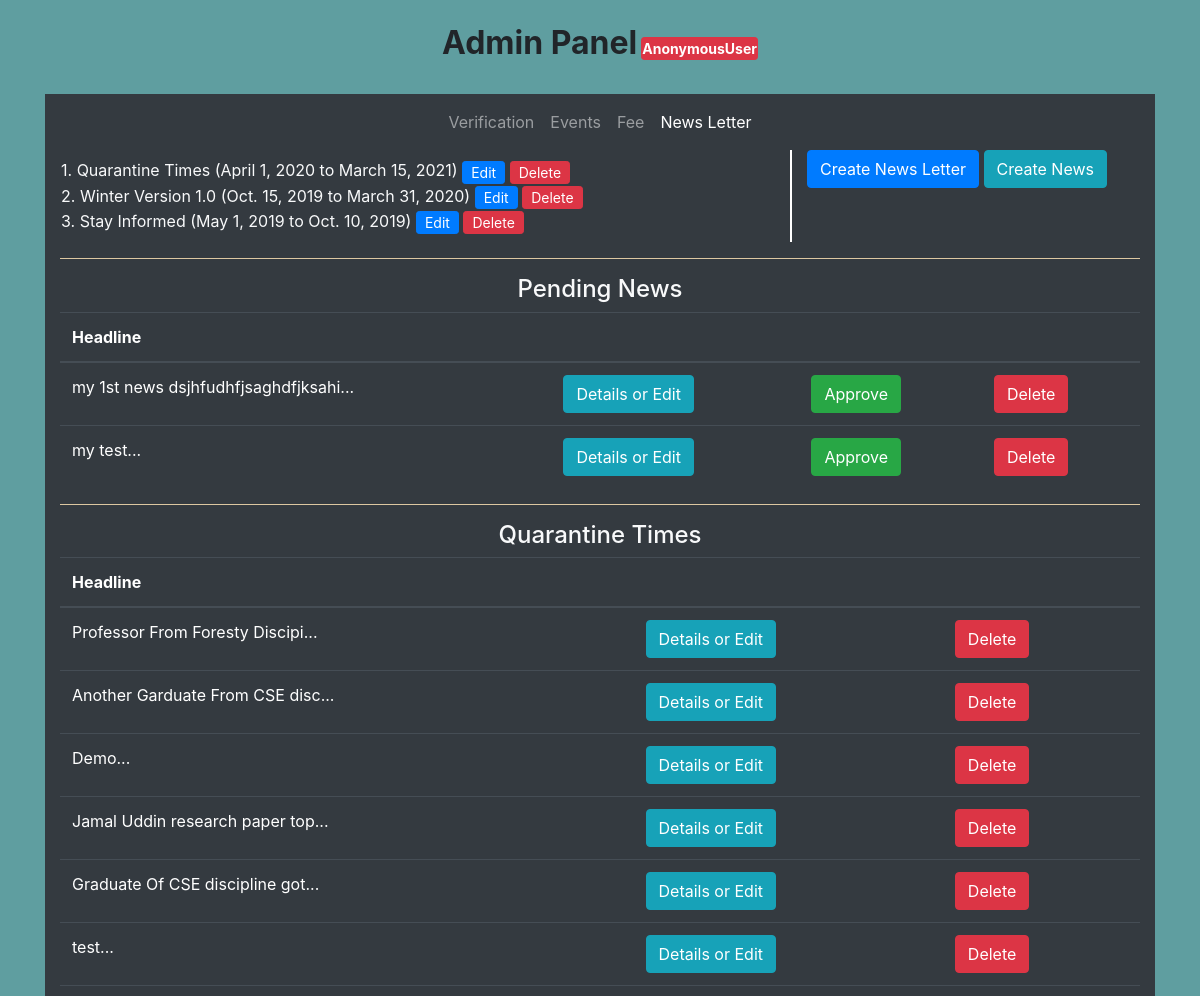
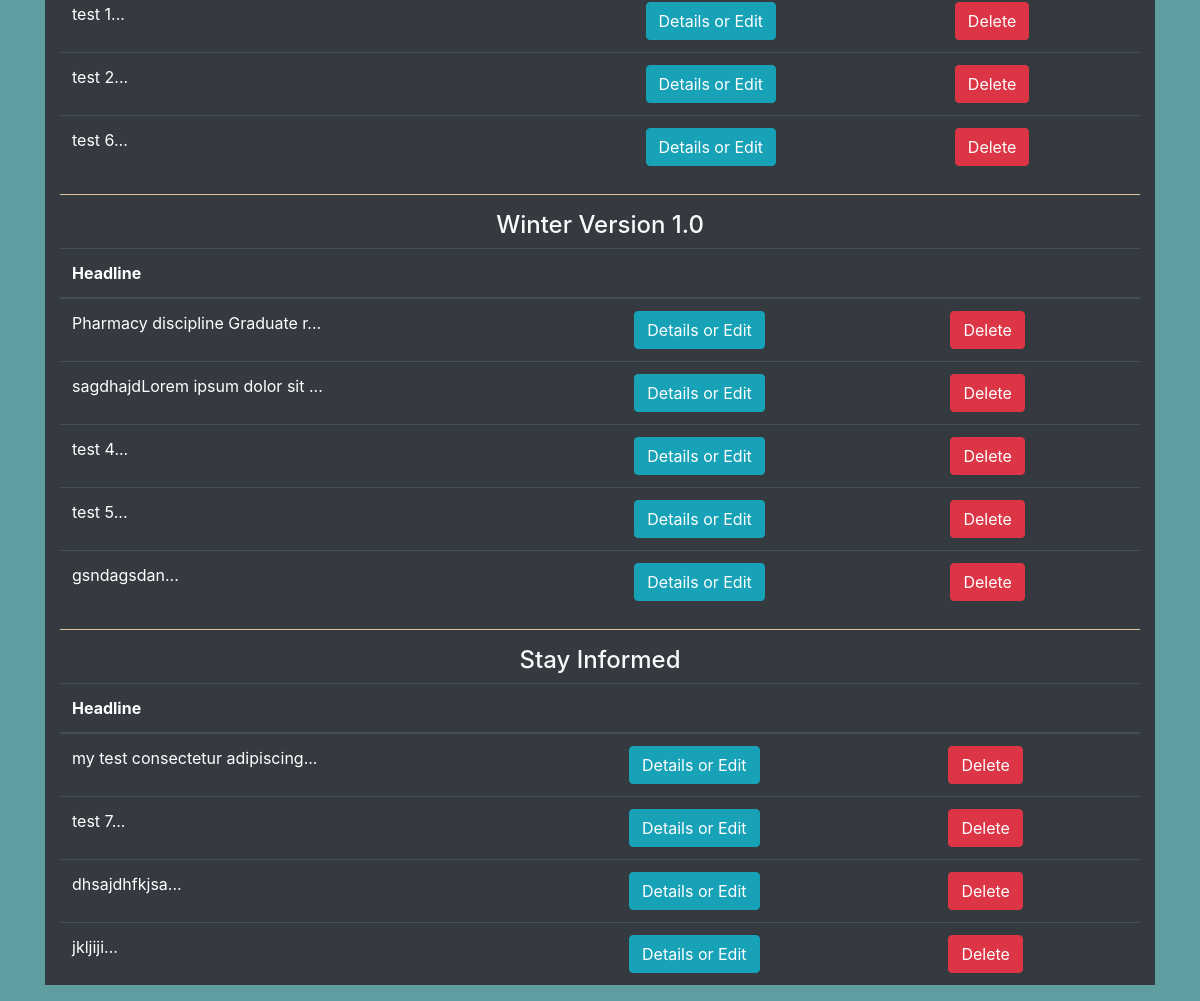
/my_admin/news_view/, run on the app's committed database (2 pictures, top to bottom).
### news/models.py (models this page shows, shortened)
class News_Letter(models.Model):
    title = models.CharField(max_length=50)
    description = models.TextField(blank=True)
    start_date = models.DateField()
    end_date = models.DateField()
    created_on = models.DateTimeField(auto_now_add=True)
    def __str__(self):
        return self.title

class News(models.Model):
    default_user = 1
    headline = models.CharField(max_length=200)
    description = models.TextField()
    image = models.FileField(upload_to='uploads/',blank=True)
    is_approved = models.BooleanField(default=False)
    news_letter = models.ForeignKey('News_Letter',on_delete=models.SET_NULL,blank=True,null=True,related_name='news')
    author = models.ForeignKey('alumni_profile.Alumni_Profile',default=default_user,on_delete=models.CASCADE)
    created_on = models.DateTimeField(auto_now_add=True)

### my_admin/views.py (the view, shortened to what this page needs)
# urls.py: path('news_view/',my_admin_news_view,name='admin_news_view'),
def my_admin_news_view(request):
    news_letter = News_Letter.objects.all().order_by('-start_date')
    pending_news = News.objects.filter(is_approved=False)
    all_news = News.objects.filter(is_approved=True)
    news_form = NewsFormAdmin(request.POST or None)
    news_letter_form = NewsLetterForm(request.POST or None)
    if news_letter_form.is_valid():
        new_letter = news_letter_form.save()
        return redirect('admin_news_view')
    context = {
        'pending_news':pending_news,
        'news_form':news_form,
        'all_news':all_news,
        'news_letter_form':news_letter_form,
        'news_letter':news_letter,
    }
    return render(request,"my_admin/my_admin_news_view.html",context)

### news/forms.py
class NewsFormAdmin(forms.ModelForm):
    class Meta:
        model = News
        labels = {
        "image": "Image(Optional):"
        }
        fields = [
            "headline",
            "description",
            "image",
            "author",
            "news_letter",
        ]
    def __init__(self, *args, **kwargs):
        super().__init__(*args, **kwargs)
        for field in iter(self.fields):
            if field == "description":
                self.fields[field].widget.attrs.update({
                'class': 'form-control',
                'rows':3,
                })
            else:
                self.fields[field].widget.attrs.update({
                'class': 'form-control'})

class NewsLetterForm(forms.ModelForm):
    class Meta:
        model = News_Letter
        labels = {
        "description": "Description(Optional):"
        }
        fields = [
            "title",
            "description",
            "start_date",
            "end_date",
        ]
        widgets = {
            'start_date': DateInput(),
            'end_date':DateInput(),
        }
    def __init__(self, *args, **kwargs):
        super().__init__(*args, **kwargs)
        for field in iter(self.fields):
            if field == "description":
                self.fields[field].widget.attrs.update({
                'class': 'form-control',
                'rows':2,
                })
            else:
                self.fields[field].widget.attrs.update({
                'class': 'form-control'})

### alumni_fee/context_processors.py (called while the page is built)
def add_variable_to_context(request):
    year_fee = Fee_Info.objects.get()
    current_news_letter = News_Letter.objects.all().order_by('-start_date').first()
    return {
        'yearFee': year_fee.yearly_fee,
        'current_news_letter':current_news_letter,
    }

### alumni_profile/models.py (called while the page is built)
    def __str__(self):
        return self.user.username

### templates/my_admin/my_admin_news_view.html (shortened to what this page needs)
{% extends "my_admin/base.html" %}
{% load static %}
{% block content %}
<div class="bg-dark text-light">
    <div class="row">
        <div class="col-sm-8">
            <nav class="navbar">
                <ul class="navbar-nav">
                    {% for x in news_letter %}
                    <li class="nav-item">
                        <a class="nav-link text-light" style="display: inline;" href="#news_letter{{x.id}}">{{forloop.counter}}. {{x.title}} ({{x.start_date}} to {{x.end_date}})</a>
                        <a href="{% url 'admin_news_letter_update' x.id %}"><button type="button" class="btn btn-primary btn-sm py-0">Edit</button></a>
                        <a href="{% url 'admin_news_letter_delete' x.id %}"><button class="btn btn-danger btn-sm py-0">Delete</button></a>
                      </li>
                {% endfor %}
                </ul>
              </nav>
        </div>
        <div class="col-sm-4" style="border-left: 2px white solid;">
                <button type="button" class="btn btn-primary" data-toggle="modal" data-target="#myModal_news_letter_create">
                    Create News Letter
                </button>
                <button type="button" class="btn btn-info" data-toggle="modal" data-target="#myModal_news_create">
                    Create News
                </button>
        </div>
    </div>
    <div class="container">
        <hr style="background-color: wheat;">
        <h4 style="text-align: center;">Pending News</h4>
        <table class="table table-dark table-hover table-responsive-sm">
            <thead class="p-2">
                <tr>
                    <th>Headline</th>
                    <th></th>
                    <th></th>
                    <th></th>
                </tr>
            </thead>
            <tbody>
                {% for news in pending_news %}
                <tr>
                    <td>{{news.headline| slice:":40"}}...</td>
                    <td>
                        <a href="{% url 'admin_news_update' news.id %}"><button class="btn btn-info">Details or
                                Edit</button></a>
                    </td>
                    <td>
                        <form action="{% url 'admin_news_approve' news.id %}" method="POST">
                            <input type="submit" value="Approve" class="btn btn-success">
                        </form>
                    </td>
                    <td>
                        <form action="{% url 'admin_news_delete' news.id %}" method="POST">
                            <input type="submit" value="Delete" class="btn btn-danger">
                        </form>
                    </td>
                </tr>
                {% endfor %}
            </tbody>
        </table>
    </div>
    <div class="container">
        {% for x in news_letter %}
        <hr style="background-color: wheat;">
        <h4 style="text-align: center;" id="news_letter{{x.id}}">{{x.title}}</h4>
        <table class="table table-dark table-hover table-responsive-sm">
            <thead class="p-2">
                <tr>
                    <th>Headline</th>
                    <th></th>
                    <th></th>
                </tr>
            </thead>
            <tbody>
                {% for news in x.news.all %}
                <tr>
                    <td>{{news.headline| slice:":30"}}...</td>
                    <td>
                        <a href="{% url 'admin_news_update' news.id %}"><button class="btn btn-info">Details or
                                Edit</button></a>
                    </td>
                    <td>
                        <form action="{% url 'admin_news_delete' news.id %}" method="POST">
                            <input type="submit" value="Delete" class="btn btn-danger">
                        </form>
                    </td>
                </tr>
                {% endfor %}
            </tbody>
        </table>
        {% endfor %}
    </div>
    {% endblock %}

### home/static/css/myadmin.css (style rules this page uses)
body { background-color: cadetblue; }

### data on the page
News_Letter: title "Quarantine Times", start_date "April 1, 2020", end_date "March 15, 2021"
News_Letter: title "Winter Version 1.0", start_date "Oct. 15, 2019", end_date "March 31, 2020"
News_Letter: title "Stay Informed", start_date "May 1, 2019", end_date "Oct. 10, 2019"
News: headline "my 1st news dsjhfudhfjsaghdfjksahi"
News: headline "my test"
News: headline "Professor From Foresty Discipi"
News: headline "Another Garduate From CSE disc"
News: headline "Demo"
News: headline "Jamal Uddin research paper top"
News: headline "Graduate Of CSE discipline got"
News: headline "test"
News: headline "test 1"
News: headline "test 2"
News: headline "test 6"
News: headline "Pharmacy discipline Graduate r"
News: headline "sagdhajdLorem ipsum dolor sit"
News: headline "test 4"
News: headline "test 5"
News: headline "gsndagsdan"
News: headline "my test consectetur adipiscing"
News: headline "test 7"
News: headline "dhsajdhfkjsa"
News: headline "jkljiji"

### other printed values
{{ request.user }} "AnonymousUser"
